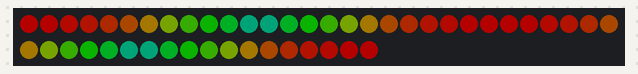
Recording of a sketch running on a simulated Arduino Uno, built with avr-gcc and run on an emulated ATmega328P. Parts: 48 RGB LEDs in strip order, left to right, continuing on the next row. Dim RGB values are drawn brighter than linear.

Above: at 0.16 s.
At 5.07 s:
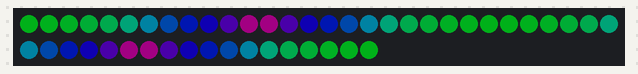
At 9.98 s:
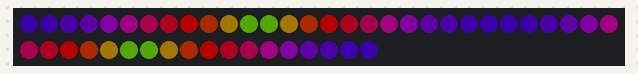
At 19.8 s:
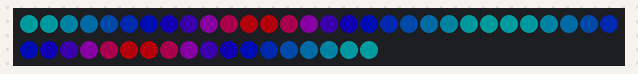
At 29.62 s:
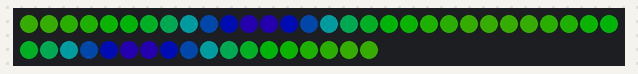
At 39.74 s:
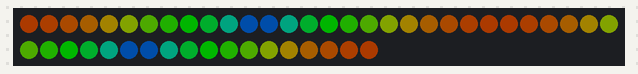

The sketch:

smallbackpack.ino
```cpp
#include <Adafruit_NeoPixel.h>
#ifdef __AVR__
  #include <avr/power.h>
#endif

#define PIN 6

Adafruit_NeoPixel strip = Adafruit_NeoPixel(48, PIN, NEO_GRB + NEO_KHZ800);

void setup() {
  strip.begin();
  strip.setBrightness(64);
  strip.show();
}

void loop() {
  rainbowCycle(10);
}

void rainbowCycle(uint8_t wait) {
  uint16_t i, j;
  uint16_t pixels = strip.numPixels() / 4;

  for(j = 0; j < 256; j++) {
    for(i = 0; i < pixels ; i++) {
      // Wheel(((i * 256 / pixels) + j) & 255)
      strip.setPixelColor(i + (pixels * 0), Wheel((int)(pow(i,2)+j) & 255));
      strip.setPixelColor((strip.numPixels() / 2) - 1 - i, Wheel((int)(pow(i,2)+j) & 255));

      strip.setPixelColor(i + (pixels * 2), Wheel((int)(pow(i,2)+j) & 255));
      strip.setPixelColor(strip.numPixels() - 1 - i, Wheel((int)(pow(i,2)+j) & 255));
    }
    strip.show();
    delay(wait);
  }
}

// Input a value 0 to 255 to get a color value.
// The colours are a transition r - g - b - back to r.
uint32_t Wheel(byte WheelPos) {
  WheelPos = 255 - WheelPos;
  if(WheelPos < 85) {
    return strip.Color(255 - WheelPos * 3, 0, WheelPos * 3);
  }
  if(WheelPos < 170) {
    WheelPos -= 85;
    return strip.Color(0, WheelPos * 3, 255 - WheelPos * 3);
  }
  WheelPos -= 170;
  return strip.Color(WheelPos * 3, 255 - WheelPos * 3, 0);
}
```
